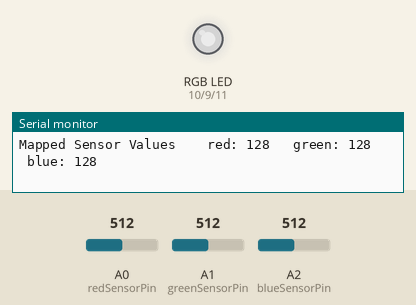
Bench run of a sketch on a simulated Arduino Uno, built with avr-gcc and run on an emulated ATmega328P. On the bench: an RGB LED mixed from three pins (HIGH = lit), the last lines printed to the serial monitor. The test bench sets the inputs (shaded band); at power-on: A0 (redSensorPin) = 512, A1 (greenSensorPin) = 512, A2 (blueSensorPin) = 512. Dim RGB values are drawn brighter than linear.

Above: at 1.2 s.
1.3 s: A0 (redSensorPin) set to 408
At 2.8 s:
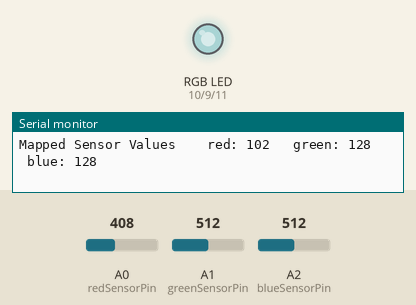
4.3 s: A0 (redSensorPin) set to 385
At 5.7 s:
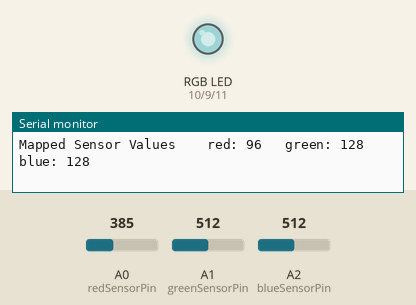
7.3 s: A1 (greenSensorPin) set to 414
At 8.2 s:
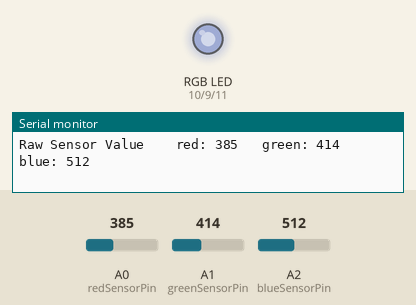
10.3 s: A1 (greenSensorPin) set to 385
At 11.7 s:
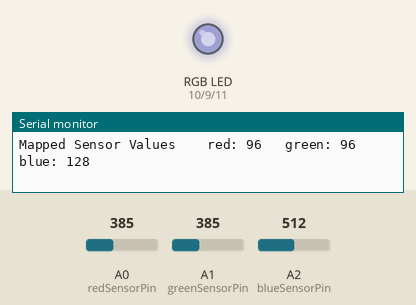
13.3 s: A2 (blueSensorPin) set to 417
At 14.4 s:
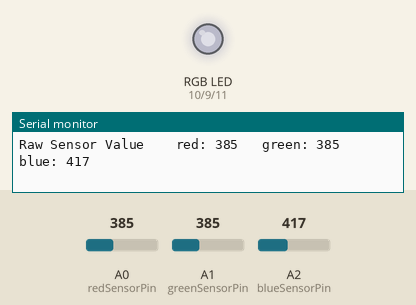
14.9 s: A2 (blueSensorPin) set to 384
At 16.3 s:
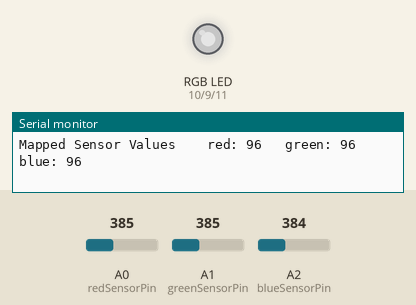
Timing chart, 0 to 17.9 s (numbered marks = the images above; inputs shaded):
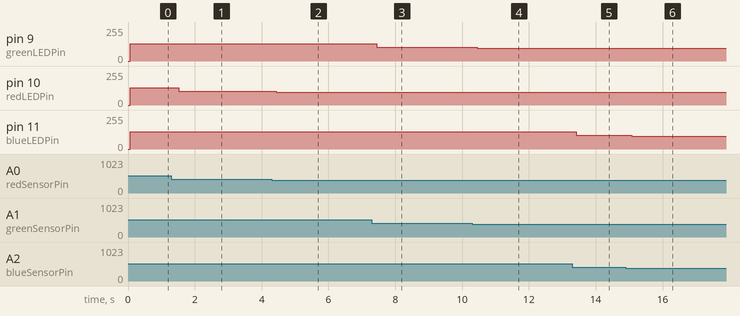

Measured:
- after the input at 1.3 s, pin 10 (redLEDPin): 128/255 → 102/255 after 0.22 s
- after the input at 4.3 s, pin 10 (redLEDPin): 102/255 → 96/255 after 0.14 s
- after the input at 7.3 s, pin 9 (greenLEDPin): 128/255 → 103/255 after 0.14 s
- after the input at 10.3 s, pin 9 (greenLEDPin): 103/255 → 96/255 after 0.15 s
- after the input at 13.3 s, pin 11 (blueLEDPin): 128/255 → 104/255 after 0.12 s
- after the input at 14.9 s, pin 11 (blueLEDPin): 104/255 → 96/255 after 0.18 s

The sketch:

ColorMixingLamp.ino
```cpp
//------------------------------------------------------------------------------------------
//---- Hardware Variables To Mod
//------------------------------------------------------------------------------------------
// Phototransistor with red gel connect to A0 with a 10 KiloOhms resistor at the end
const int redSensorPin = A0;
// Phototransistor with green gel connect to A1 with a 10 KiloOhms resistor at the end.
const int greenSensorPin = A1;
// Phototransistor with blue gel connect to A2 with a 10 KiloOhms resistor at the end.
const int blueSensorPin = A2;

// The LED with 4 legs is a common cathode RGB LED. Pin order on the LED[red, ground, blue, green]).
// We will register in the following order green, red, and blue
const int greenLEDPin = 9;
const int redLEDPin = 10;
const int blueLEDPin = 11;

//------------------------------------------------------------------------------------------
//---- Variables To Use
//------------------------------------------------------------------------------------------
// Read the data from the phototransistor
int redSensorValue = 0;
int greenSensorValue = 0;
int blueSensorValue = 0;

// Calculate value for the RGB LED
int redValue = 0;
int greenValue = 0;
int blueValue = 0;


// Code runs only once
void setup() {
  Serial.begin(9600);

  pinMode(redLEDPin, OUTPUT);
  pinMode(greenLEDPin, OUTPUT);
  pinMode(blueLEDPin, OUTPUT);

}

// Code on repeat
void loop() {

  redSensorValue = analogRead(redSensorPin);
  delay(5);
  greenSensorValue = analogRead(greenSensorPin);
  delay(5);
  blueSensorValue = analogRead(blueSensorPin);
  delay(5);

  //the delay is to allow the sensor to be properly read

  Serial.print("Raw Sensor Value \t red: ");
  Serial.print(redSensorValue);
  Serial.print("\t green: ");
  Serial.print(greenSensorValue);
  Serial.print("\t blue: ");
  Serial.println(blueSensorValue);

  //Calculate the value for the RGB LED

  redValue = redSensorValue/4;
  greenValue = greenSensorValue/4;
  blueValue = blueSensorValue/4;

  Serial.print("Mapped Sensor Values \t red: ");
  Serial.print(redValue);
  Serial.print("\t green: ");
  Serial.print(greenValue);
  Serial.print("\t blue: ");
  Serial.println(blueValue);

  analogWrite(redLEDPin, redValue);
  analogWrite(greenLEDPin, greenValue);
  analogWrite(blueLEDPin, blueValue);


}
```
